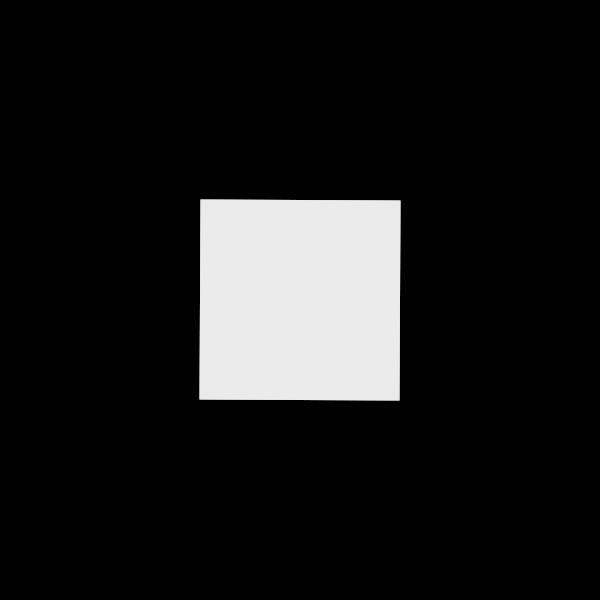
Frame 1 (no input)
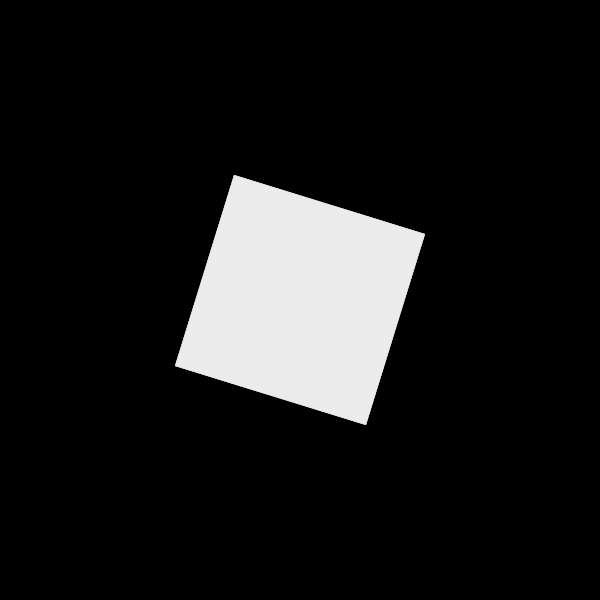
Frame 60 (the mouse pressed at the canvas centre just before this capture)
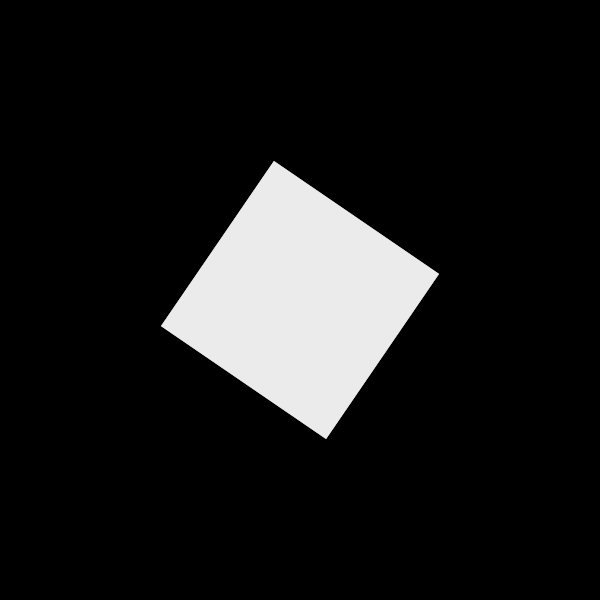
Frame 120 (the mouse held since frame 60 and released just before this capture)

The Processing sketch that drew these frames (run headless with seeded random() and noise(); from frame 60 on, the mouse is pressed at the canvas centre):

// Processing sketch: processing_156904
// ── processing_156904.pde

float angInc = 0.2;
float d,e,f;
float dfScale = 1.9;
float springBack = 0.96;
float m = 0;
float mScale = 0.005;

void setup() {
  size(600, 600);
  smooth();
}

void draw() {
  
  background(0);
  translate(width/2, height/2);
  fill(255, 30);
  noStroke();
m+=mScale;
  if (mousePressed) {
  d = map(mouseX, 0, width, -dfScale, dfScale);
  e = map(mouseX, 0, width, -angInc, angInc);
  f = map(mouseY, 0, width, -dfScale, dfScale);
   
  } else {
    d *= springBack;
    e *= springBack;
    f *= springBack;
  }
  
  for (int i = 0; i < 20; i++) {
    float angle = i*e;
    float x = d*i;
    float y = f*i;
    translate(x, y);
    pushMatrix();
    rotate(angle + m);
    rectMode(CENTER);
    rect(0, 0, 200, 200);
    popMatrix();
  }
  
}
